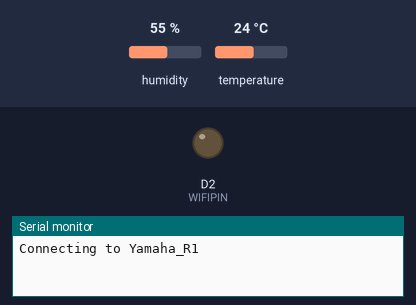
The sketch below on a simulated ESP8266 (NodeMCU). On the bench: output pins drawn as LEDs (lit = HIGH), the last lines printed to the serial monitor. The inputs (shaded band) are chosen by the test bench; at power-on: humidity 55 %, temperature 24 °C. WiFi joins after 1.5 s; servers stay silent unless stated; uploads are accepted with an empty reply.

Above: at 0.1 s.
At 6.8 s:
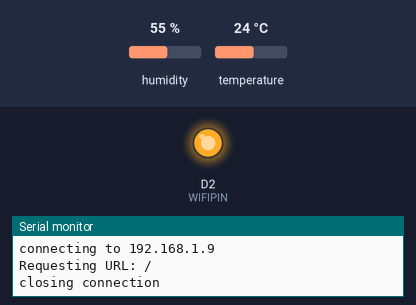
Timing chart, 0 to 8.3 s (numbered marks = the images above):
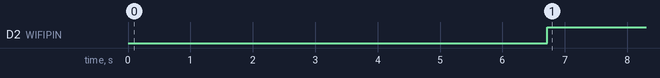

The sketch:

DHTMeasure.ino
```cpp
#include "DHT.h"
#include <ESP8266WiFi.h>

// DHT
#define DHTPIN D1
#define DHTTYPE DHT11
#define DHT_TIMEOUT 2000

// Wifi
#define PORT 3000
#define WIFIPIN D2
#define WIFI_TIMEOUT 5000

DHT dht(DHTPIN, DHTTYPE);

const char* ssid     = "Yamaha_R1";
const char* password = "448$$katakata$$";
const char* host = "192.168.1.9";

struct measure {
  float h = 0.0;
  float t = 0.0;
  float f = 0.0;
};

measure msr;

// WiFi Connection timeStapm
unsigned long conn_timeStamp = -1;
// Measure timeStamp
unsigned int msr_timeStamp = -1;

bool readDht(measure *msr) {
  float humi = dht.readHumidity();
  float cels = dht.readTemperature();
  float fahr = dht.readTemperature(true);

  msr->h = humi;
  msr->t = cels;
  msr->f = fahr;

  Serial.print("\n\t\n--------------------MEASURE------------------\n");
  Serial.print("Humidity: ");
  Serial.print(msr->h);
  Serial.print(" %\t");
  Serial.print("Temperature: ");
  Serial.print(msr->t);
  Serial.print(" *C ");
  Serial.print(msr->f);
  Serial.print(" *F");
  Serial.print("\n---------------------------------------------\t\n\n");

  return true;
}

bool conn() {
  Serial.print("connecting to ");
  Serial.println(host);

  // Use WiFiClient class to create TCP connections
  WiFiClient client;
  const int port = PORT;
  if (!client.connect(host, port)) {
    Serial.println("connection failed");
    return false;
  }

  // URL for request
  String url = "/";

  // POST data
  String data = "humi=" + String(msr.h) +
                "&cels=" + String(msr.t) +
                "&fahr=" + String(msr.f);

  Serial.print("Requesting URL: ");
  Serial.println(url);

  digitalWrite(WIFIPIN, HIGH);
  // Sending the request to the server
  client.print(String("POST ") + url + " HTTP/1.1\r\n" +
               "Host: " + host + "\r\n" +
               "Accept: */*\r\n" +
               "Content-Type: application/x-www-form-urlencoded\r\n" +
               "Content-Length: " + data.length() + "\r\n" +
               //"\r\n");
               "Connection: close\r\n\r\n");
  client.println(data);

  unsigned long timeout = millis();
  while (client.available() == 0) {
    // Read all the lines of the reply from server and print them to Serial
    String line = client.readStringUntil('\r');
    Serial.print(line);

    if (millis() - timeout > WIFI_TIMEOUT) {
      Serial.println(">>> Client Timeout !");
      client.stop();
      digitalWrite(WIFIPIN, LOW);
      return true;
    }
    digitalWrite(WIFIPIN, LOW);
  }

  Serial.println();
  Serial.println("closing connection");

  return true;
}

void setup() {
  Serial.begin(9600);
  dht.begin();
  delay(10);

  // Wifi indicator
  pinMode(WIFIPIN, OUTPUT);
  digitalWrite(WIFIPIN, LOW);

  Serial.println();
  Serial.println();
  Serial.print("Connecting to ");
  Serial.println(ssid);

  WiFi.begin(ssid, password);

  while (WiFi.status() != WL_CONNECTED) {
    delay(500);
    Serial.print(".");
  }

  Serial.println("");
  Serial.println("WiFi connected");
  Serial.println("IP address: ");
  Serial.println(WiFi.localIP());
}

void loop() {
  if(msr_timeStamp == -1)
    msr_timeStamp = millis();

  if (millis() - msr_timeStamp > DHT_TIMEOUT) {
    msr_timeStamp = -1;

    if(!readDht(&msr))
      Serial.println("Measure was falled");
  }

  if(conn_timeStamp == -1)
    conn_timeStamp = millis();

  if (millis() - conn_timeStamp > WIFI_TIMEOUT) {
    conn_timeStamp = -1;

    if(!conn())
      Serial.println("Connection was falled");
  }
}
```

Measured:
- by itself, D2 (WIFIPIN): LOW → HIGH at 6.7 s
